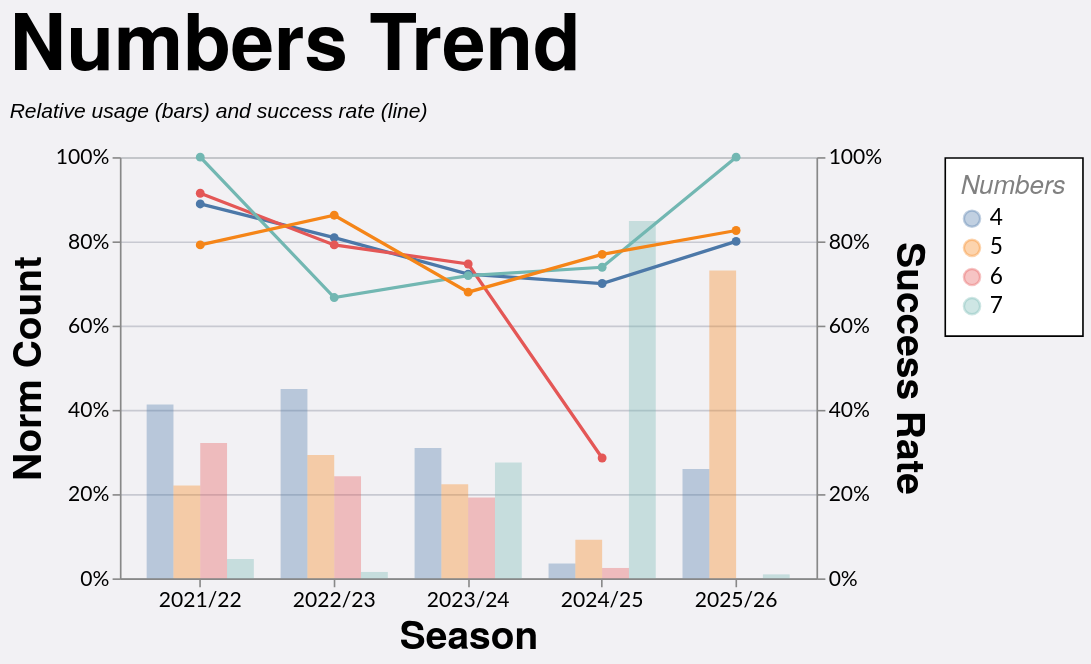

Write the Vega-Lite specification saved for this chart.
### Vega-Lite specification from a JSON file in a GitHub repository (floating-point values rounded to 4 significant figures; data arrays with more than 128 entries replaced by an {"elided": "..."} marker saying what was removed)
{"config": {"axis": {"labelFont": "Lato, sans-serif", "titleFont": "PT Sans Narrow, Helvetica Neue, Helvetica, Arial, sans-serif", "labelFontSize": 13, "titleFontSize": 24, "gridColor": "#202947", "gridOpacity": 0.2}, "header": {"labelFont": "PT Sans Narrow, Helvetica Neue, Helvetica, Arial, sans-serif", "titleFont": "PT Sans Narrow, Helvetica Neue, Helvetica, Arial, sans-serif", "labelFontSize": 24, "titleFontSize": 28, "labelFontWeight": "bold", "orient": "left"}, "legend": {"labelFont": "Lato, sans-serif", "titleFont": "PT Sans Narrow, Helvetica Neue, Helvetica, Arial, sans-serif", "labelFontSize": 14, "titleFontSize": 16, "titlePadding": 5, "fillColor": "white", "strokeColor": "black", "padding": 10, "titleFontWeight": "lighter", "titleFontStyle": "italic", "titleColor": "gray", "offset": 10}, "title": {"font": "PT Sans Narrow, Helvetica Neue, Helvetica, Arial, sans-serif", "fontSize": 48, "fontWeight": "bold", "anchor": "start", "align": "center", "titlePadding": 20, "subtitlePadding": 10, "subtitleFontSize": 13, "subtitleColor": "", "subtitleFontStyle": "italic", "offset": 15, "color": "black"}, "axisX": {"labelAngle": 0}, "facet": {"title": null, "header": null, "align": {"row": "each", "column": "each"}}, "resolve": {"scale": {"y": "independent", "facet": "independent"}}, "background": "#f2f1f4"}, "layer": [{"mark": {"type": "bar", "opacity": 0.35}, "encoding": {"color": {"field": "numbers", "sort": ["4", "5", "6", "7"], "title": "Numbers", "type": "nominal"}, "tooltip": [{"field": "season", "title": "Season", "type": "nominal"}, {"field": "numbers", "title": "Numbers", "type": "nominal"}, {"field": "won", "format": ",.0f", "title": "Won", "type": "quantitative"}, {"field": "attempts", "format": ",.0f", "title": "Attempts", "type": "quantitative"}, {"field": "norm_count", "format": ".1%", "title": "Norm Count", "type": "quantitative"}, {"field": "success_rate", "format": ".1%", "title": "Success Rate", "type": "quantitative"}], "x": {"field": "season", "sort": ["2021/22", "2022/23", "2023/24", "2024/25", "2025/26"], "title": "Season", "type": "nominal"}, "xOffset": {"field": "numbers", "sort": ["4", "5", "6", "7"], "type": "nominal"}, "y": {"axis": {"format": "%", "orient": "left"}, "field": "norm_count", "scale": {"domain": [0, 1]}, "title": "Norm Count", "type": "quantitative"}}, "transform": [{"filter": "(loSquad == 'All' || datum.squad == loSquad) && (loGameType == 'All' || (loGameType == 'League + Cup' && (datum.game_type == 'League' || datum.game_type == 'Cup')) || (loGameType == 'League only' && datum.game_type == 'League') || datum.game_type == loGameType) && (loOpposition == 'All' || datum.opposition == loOpposition) && (loThrower == 'All' || datum.thrower == loThrower) && (loJumper == 'All' || datum.jumper == loJumper) && (loArea == 'All' || datum.area == loArea) && (loNumbers == 'All' || datum.numbers == loNumbers) && (loCallType == 'All' || datum.call_type == loCallType)"}, {"aggregate": [{"op": "count", "as": "attempts"}, {"op": "sum", "field": "won", "as": "won"}], "groupby": ["season", "numbers"]}, {"joinaggregate": [{"op": "sum", "field": "attempts", "as": "season_attempts"}], "groupby": ["season"]}, {"calculate": "datum.attempts / datum.season_attempts", "as": "norm_count"}, {"calculate": "datum.won / datum.attempts", "as": "success_rate"}]}, {"mark": {"type": "line", "point": true, "strokeWidth": 2}, "encoding": {"color": {"field": "numbers", "sort": ["4", "5", "6", "7"], "title": "Numbers", "type": "nominal"}, "detail": {"field": "numbers", "type": "nominal"}, "tooltip": [{"field": "season", "title": "Season", "type": "nominal"}, {"field": "numbers", "title": "Numbers", "type": "nominal"}, {"field": "won", "format": ",.0f", "title": "Won", "type": "quantitative"}, {"field": "attempts", "format": ",.0f", "title": "Attempts", "type": "quantitative"}, {"field": "norm_count", "format": ".1%", "title": "Norm Count", "type": "quantitative"}, {"field": "success_rate", "format": ".1%", "title": "Success Rate", "type": "quantitative"}], "x": {"field": "season", "sort": ["2021/22", "2022/23", "2023/24", "2024/25", "2025/26"], "title": "Season", "type": "nominal"}, "y": {"axis": {"format": "%", "orient": "right"}, "field": "success_rate", "scale": {"domain": [0, 1]}, "title": "Success Rate", "type": "quantitative"}}, "transform": [{"filter": "(loSquad == 'All' || datum.squad == loSquad) && (loGameType == 'All' || (loGameType == 'League + Cup' && (datum.game_type == 'League' || datum.game_type == 'Cup')) || (loGameType == 'League only' && datum.game_type == 'League') || datum.game_type == loGameType) && (loOpposition == 'All' || datum.opposition == loOpposition) && (loThrower == 'All' || datum.thrower == loThrower) && (loJumper == 'All' || datum.jumper == loJumper) && (loArea == 'All' || datum.area == loArea) && (loNumbers == 'All' || datum.numbers == loNumbers) && (loCallType == 'All' || datum.call_type == loCallType)"}, {"aggregate": [{"op": "count", "as": "attempts"}, {"op": "sum", "field": "won", "as": "won"}], "groupby": ["season", "numbers"]}, {"joinaggregate": [{"op": "sum", "field": "attempts", "as": "season_attempts"}], "groupby": ["season"]}, {"calculate": "datum.attempts / datum.season_attempts", "as": "norm_count"}, {"calculate": "datum.won / datum.attempts", "as": "success_rate"}]}], "data": {"name": "data-1b909dd81513f248a4611f686a65e28d"}, "height": 260, "params": [{"name": "loSquad", "value": "All"}, {"name": "loSeason", "value": "All"}, {"name": "loGameType", "value": "All"}, {"name": "loOpposition", "value": "All"}, {"name": "loThrower", "value": "All"}, {"name": "loJumper", "value": "All"}, {"name": "loArea", "value": "All"}, {"name": "loNumbers", "value": "All"}, {"name": "loCallType", "value": "All"}], "resolve": {"scale": {"y": "independent"}}, "title": {"text": "Numbers Trend", "subtitle": "Relative usage (bars) and success rate (line)"}, "width": 430, "$schema": "https://vega.github.io/schema/vega-lite/v5.20.1.json", "datasets": {"data-1b909dd81513f248a4611f686a65e28d": {"elided": "1152 records"}}}
